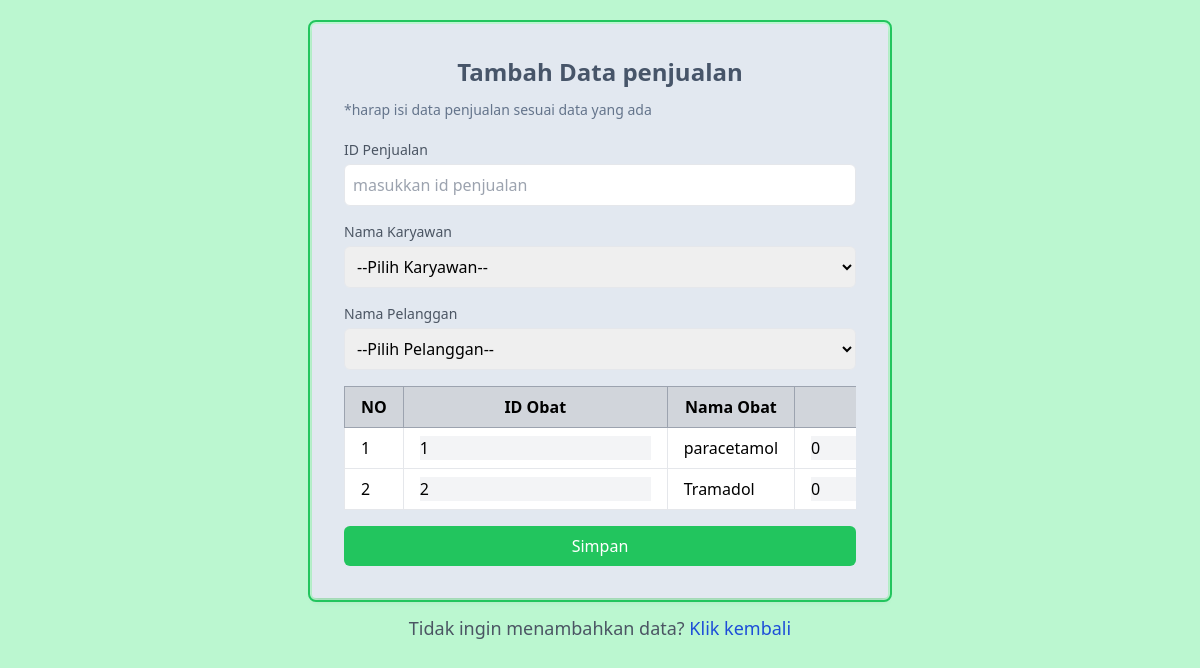
Page /build/pages/function/tambahdatapenjualan.php (signed in) on the committed database.
### tables this page shows
CREATE TABLE `obat` (
  `id_obat` int(11) NOT NULL,
  `nama_obat` varchar(255) DEFAULT NULL,
  `jenis` varchar(255) DEFAULT NULL,
  `harga` int(11) DEFAULT NULL,
  `stok` int(11) DEFAULT NULL,
  `id_supplier` char(10) DEFAULT NULL
);

### build/pages/function/tambahdatapenjualan.php (the view, shortened to what this page needs)
<!DOCTYPE html>
<html lang="en">
<head>
    <script src="https://cdn.tailwindcss.com"></script>
</head>
<body class="bg-green-200  p-6">
    <div class="max-w-xl mx-auto  rounded p-8 shadow-md outline outline-2  outline-offset-2 outline-green-500 bg-slate-200">
        <h2 class="text-2xl font-bold mb-3 text-slate-600 text-center ">Tambah Data penjualan</h2>
        <h6 class="text-sm  mb-5 text-slate-500 ">*harap isi data penjualan sesuai data yang ada</h6>
        <form action="prosestambahpenjualan.php" method="post" class="space-y-4 ">
            <div>
                <label for="idpenjualan" class="block text-sm font-medium text-gray-600">ID Penjualan</label>
                <input type="text" id="id" name="idpenjualan" placeholder="masukkan id penjualan" class="mt-1 p-2 w-full border rounded-md " required>
            </div>
            <div>
                <label for="karyawan" class="block text-sm font-medium text-gray-600">Nama Karyawan</label>
                <select name="karyawan" id="karyawan" class="form-control form-control-lg mt-1 p-2 w-full border rounded-md" required>
                    <option selected>--Pilih Karyawan--</option>
                    <?php
                    include "koneksi.php";
                    ?>
                </select>
            </div>
            <div>
                <label for="pelanggan" class="block text-sm font-medium text-gray-600">Nama Pelanggan</label>
                <select name="pelanggan" id="pelanggan" class="form-control form-control-lg mt-1 p-2 w-full border rounded-md" required>
                    <option selected>--Pilih Pelanggan--</option>
                </select>
            </div>
            <div class="overflow-x-auto">
                <table class="min-w-full table-auto border-collapse border border-gray-200">
                    <thead>
                        <tr class="bg-gray-300">
                            <th class="py-2 px-4 border border-gray-400">NO</th>
                            <th class="py-2 px-4 border border-gray-400">ID Obat</th>
                            <th class="py-2 px-4 border border-gray-400">Nama Obat</th>
                            <th class="py-2 px-4 border border-gray-400">Jumlah</th>
                        </tr>
                    </thead>
                    <tbody id="showdata">
                        <?php
                        $data2 = mysqli_query($conn, "SELECT * FROM obat");
                        $num = 1;
                        $obt = '';
                        while ($row2 = mysqli_fetch_array($data2)) {
                            $obt .= '<tr class="bg-white">
                                <td class="py-2 px-4 border border-gray-200">' . $num++ . '</td>
                                <td class="py-2 px-4 border border-gray-200">
                                    <input type="text" name="id_obat[]" value=' . $row2['id_obat'] . ' class="form-control  bg-gray-100" readonly> </td>
                                <td class="py-2 px-4 border border-gray-200">' . $row2['nama_obat'] . '</td>
                                <td class="py-2 px-4 border border-gray-200">
                                    <input type="number" min="0" name="jumlah[]" class="form-control bg-gray-100" value="0" required></td>
                                <td class="py-2 px-4 border border-gray-200">
                                    <input type="number" name="harga_satuan[]" class="form-control bg-gray-100" value=' . $row2['harga'] . ' readonly></td>
                                    </tr>';
                        }
                        echo $obt;
                        ?>
                    </tbody>
                </table>
            </div>
            <div>
                <button type="submit" class="w-full bg-green-500 text-white p-2 rounded-md hover:bg-green-700">Simpan</button>
            </div>
        </form>
    </div>
    <p class="mt-4 text-lg text-gray-600 text-center">Tidak ingin menambahkan data? <a href="../datapenjualan.php" class="text-blue-700 no-underline hover:underline">Klik kembali</a></p>
</body>
</html>

### rows in the picture
obat: id_obat "1", nama_obat "paracetamol"
obat: id_obat "2", nama_obat "Tramadol"
